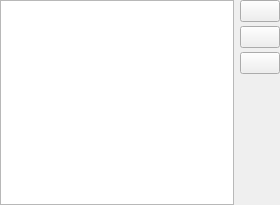
<?xml version="1.0" encoding="UTF-8"?>
<ui version="4.0">
 <class>QQBoardsSettings</class>
 <widget class="QWidget" name="QQBoardsSettings">
  <property name="geometry">
   <rect>
    <x>0</x>
    <y>0</y>
    <width>280</width>
    <height>205</height>
   </rect>
  </property>
  <property name="windowTitle">
   <string>Form</string>
  </property>
  <layout class="QHBoxLayout" name="horizontalLayout">
   <property name="spacing">
    <number>6</number>
   </property>
   <property name="leftMargin">
    <number>0</number>
   </property>
   <property name="topMargin">
    <number>0</number>
   </property>
   <property name="rightMargin">
    <number>0</number>
   </property>
   <property name="bottomMargin">
    <number>0</number>
   </property>
   <item>
    <widget class="QListView" name="bouchotListView"/>
   </item>
   <item>
    <widget class="QWidget" name="widget" native="true">
     <layout class="QVBoxLayout" name="verticalLayout_2">
      <property name="spacing">
       <number>4</number>
      </property>
      <property name="leftMargin">
       <number>0</number>
      </property>
      <property name="topMargin">
       <number>0</number>
      </property>
      <property name="rightMargin">
       <number>0</number>
      </property>
      <property name="bottomMargin">
       <number>0</number>
      </property>
      <item>
       <widget class="QPushButton" name="addBouchotButton">
        <property name="text">
         <string/>
        </property>
        <property name="icon">
         <iconset resource="../../rc/quteqoin_img.qrc">
          <normaloff>:/img/add-icon.png</normaloff>:/img/add-icon.png</iconset>
        </property>
        <property name="iconSize">
         <size>
          <width>16</width>
          <height>16</height>
         </size>
        </property>
       </widget>
      </item>
      <item>
       <widget class="QPushButton" name="deleteBouchotButton">
        <property name="text">
         <string/>
        </property>
        <property name="icon">
         <iconset resource="../../rc/quteqoin_img.qrc">
          <normaloff>:/img/delete-icon.png</normaloff>:/img/delete-icon.png</iconset>
        </property>
       </widget>
      </item>
      <item>
       <widget class="QPushButton" name="editBouchotButton">
        <property name="text">
         <string/>
        </property>
        <property name="icon">
         <iconset resource="../../rc/quteqoin_img.qrc">
          <normaloff>:/img/menu-edit-icon.png</normaloff>:/img/menu-edit-icon.png</iconset>
        </property>
        <property name="iconSize">
         <size>
          <width>16</width>
          <height>16</height>
         </size>
        </property>
       </widget>
      </item>
      <item>
       <spacer name="verticalSpacer">
        <property name="orientation">
         <enum>Qt::Vertical</enum>
        </property>
        <property name="sizeHint" stdset="0">
         <size>
          <width>20</width>
          <height>40</height>
         </size>
        </property>
       </spacer>
      </item>
     </layout>
    </widget>
   </item>
  </layout>
 </widget>
 <resources>
  <include location="../../rc/quteqoin_img.qrc"/>
 </resources>
 <connections/>
</ui>
